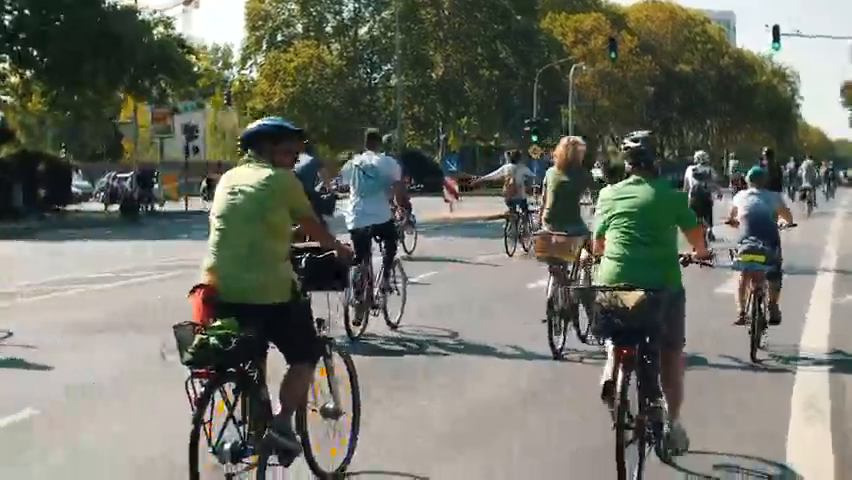
#> input picture frame 22 of bikes.mp4, 852 x 480 px, given in place of the camera
$ python 13.py
#> lines starting #> are read from the running program, lines starting #| are printed output that depends on the picture
import cv2

ESC = 27
cap = cv2.VideoCapture(0)
ratio = cap.get(cv2.CAP_PROP_FRAME_WIDTH) / cap.get(cv2.CAP_PROP_FRAME_HEIGHT)
WIDTH = 400
HEIGHT = int(WIDTH / ratio)

fourcc = cv2.VideoWriter_fourcc(*'MP4V')
out = cv2.VideoWriter('video.mp4', fourcc, 30, (WIDTH, HEIGHT))

while True:
    ret, frame = cap.read()
#> frame is the input picture: shape (480, 852, 3); mean B, G, R 102.5, 113.5, 111.8
    frame = cv2.resize(frame, (WIDTH, HEIGHT))
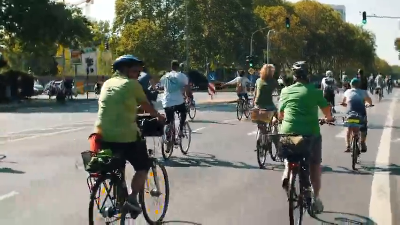
#> frame: shape (225, 400, 3); mean B, G, R 102.4, 113.4, 111.7
    frame = cv2.flip(frame, 1)
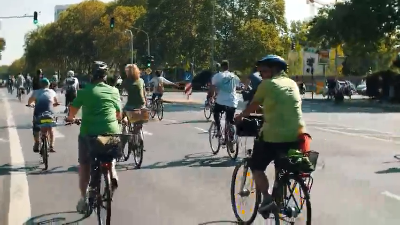
#> frame: shape (225, 400, 3); mean B, G, R 102.4, 113.4, 111.7

    out.write(frame)

    cv2.imshow('frame', frame)
    if cv2.waitKey(1) == ESC:
#> (key Esc is pressed here)
        break

cap.release()
out.release()
cv2.destroyAllWindows()

$ run again, starting later in the video
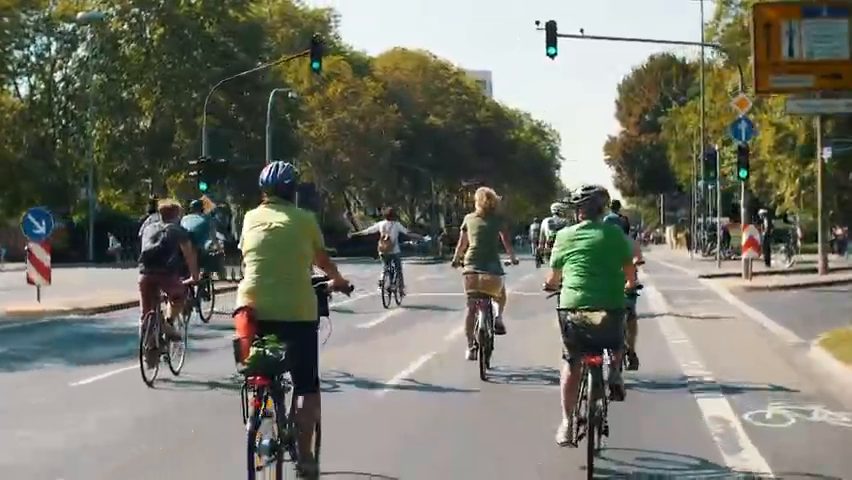
#> input picture frame 103 of bikes.mp4, 852 x 480 px, given in place of the camera
#> frame is the input picture: shape (480, 852, 3); mean B, G, R 106.3, 117.9, 117.4
#> `frame = cv2.resize(frame, (WIDTH, HEIGHT))`:
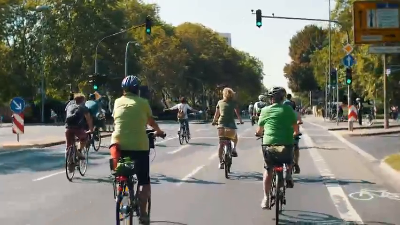
#> frame: shape (225, 400, 3); mean B, G, R 106.2, 117.8, 117.3
#> `frame = cv2.flip(frame, 1)`:
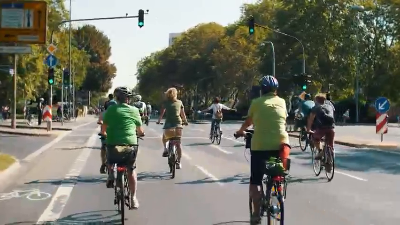
#> frame: shape (225, 400, 3); mean B, G, R 106.2, 117.8, 117.3

$ run again, starting later in the video
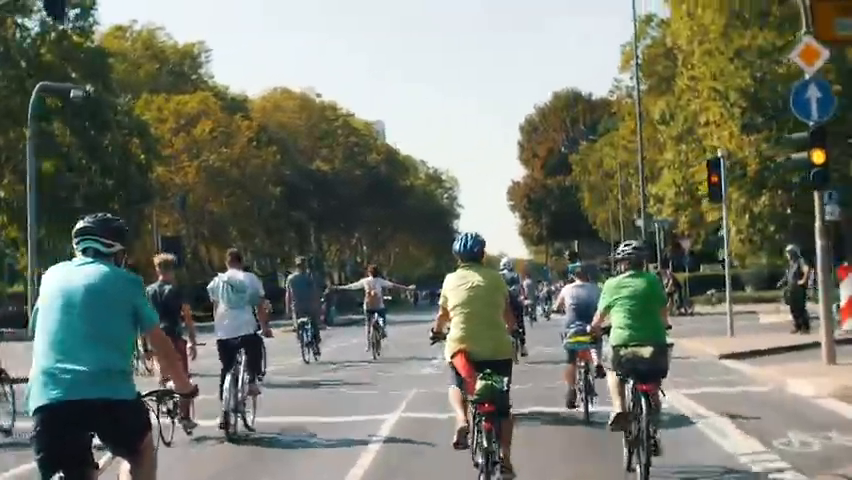
#> input picture frame 183 of bikes.mp4, 852 x 480 px, given in place of the camera
#> frame is the input picture: shape (480, 852, 3); mean B, G, R 108.3, 121.2, 117.4
#> `frame = cv2.resize(frame, (WIDTH, HEIGHT))`:
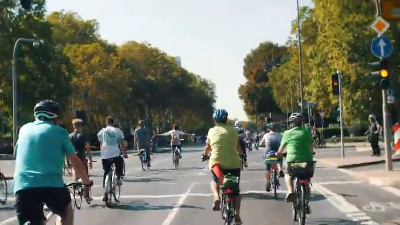
#> frame: shape (225, 400, 3); mean B, G, R 108.2, 121.1, 117.3
#> `frame = cv2.flip(frame, 1)`:
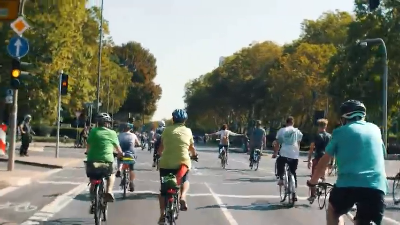
#> frame: shape (225, 400, 3); mean B, G, R 108.2, 121.1, 117.3
